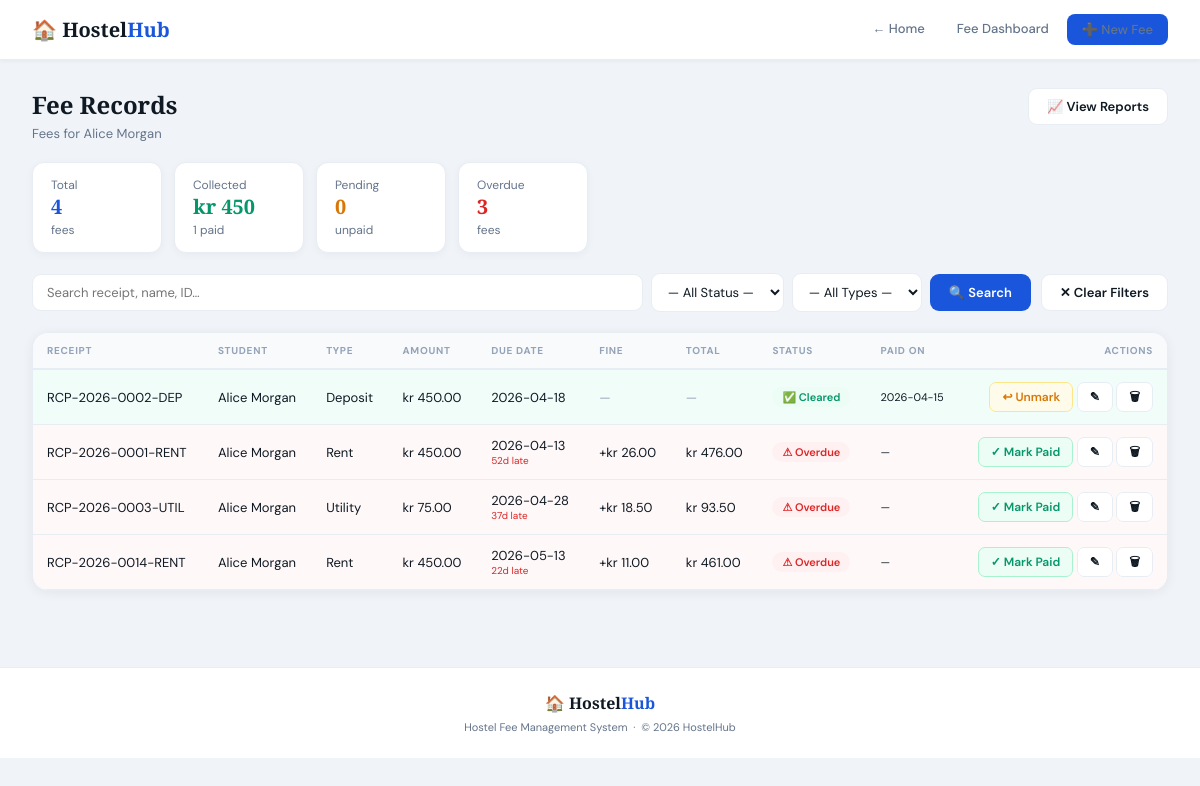
/Fee module/index.php?student_id=1 (signed in), run on the app's committed database.
### tables this page shows
CREATE TABLE students (
    student_id     INT          NOT NULL AUTO_INCREMENT,
    student_number VARCHAR(20)  NOT NULL,
    full_name      VARCHAR(100) NOT NULL,
    email          VARCHAR(100) NOT NULL,
    date_of_birth  DATE         DEFAULT NULL,
    room_id        INT          DEFAULT NULL,
    password       VARCHAR(255) DEFAULT NULL,
    status         TINYINT(1)   NOT NULL DEFAULT 1,
    PRIMARY KEY (student_id),
    UNIQUE KEY uq_student_number (student_number),
    UNIQUE KEY uq_student_email  (email),
    CONSTRAINT fk_student_room
        FOREIGN KEY (room_id) REFERENCES rooms(room_id)
        ON UPDATE CASCADE ON DELETE SET NULL
);

CREATE TABLE IF NOT EXISTS fees (
     
     
     
    
     
     
     
     
    receipt_number VARCHAR(30) NOT NULL,
    
    
     
     
     
    
     
     
     
     
     
     
    student_id INT NOT NULL,
    
    
     
     
     
    
     
     
     
     
     
     
     
     
     
     
    fee_type ENUM('rent','deposit','utility','fine','laundry','other') NOT NULL,
    
     
     
     
     
     
    amount DECIMAL(10,2) NOT NULL,
    
     
     
     
     
     
     
    due_date DATE NOT NULL,
    
    
     
     
     
    
     
     
     
     
     
     
     
    is_paid TINYINT(1) NOT NULL DEFAULT 0,
    
     
     
     
     
     
     
     
     
    paid_at TIMESTAMP NULL,
    
     
     
     
     
     
     
     
     
     
     
    payment_method VARCHAR(20) NULL,
    
    
     
     
     
    
     
     
     
     
     
     
    fine_rate DECIMAL(5,2) NOT NULL DEFAULT 0.50,
    
    
     
     
     
    
     
     
     
     
     
    is_active TINYINT(1) NOT NULL DEFAULT 1,
    
     
     
     
     
     
    deleted_at DATETIME NULL DEFAULT NULL,
    
     
     
     
     
     
     
     
     
     
    deleted_reason VARCHAR(255) NULL DEFAULT NULL,
    
    
     
     
     
    
     
     
     
     
     
     
     
     
    created_at TIMESTAMP NOT NULL DEFAULT CURRENT_TIMESTAMP,
    
     
     
     
     
     
     
     
     
     
    updated_at TIMESTAMP NOT NULL DEFAULT CURRENT_TIMESTAMP ON UPDATE CURRENT_TIMESTAMP,

     
     
     
    
     
    PRIMARY KEY (receipt_number),
    
     
    CONSTRAINT fk_fee_student
        FOREIGN KEY (student_id) REFERENCES students(student_id)
        ON UPDATE CASCADE      
        ON DELETE RESTRICT     
        
);

### Fee module/index.php (the view, shortened to what this page needs)
<?php
require_once __DIR__ . '/../includes/db.php';
$isAdmin = ($_SESSION['role'] ?? '') === 'admin';
$today   = new DateTime();
$search            = trim($_GET['search'] ?? '');
$filterStudentId   = isset($_GET['student_id']) ? (int)$_GET['student_id'] : 0;
$filterStatus      = $_GET['filter']    ?? '';
$filterType        = $_GET['fee_type']  ?? '';
$filterStudentName = '';
if ($filterStudentId) {
    $sRow = $db->prepare("SELECT full_name FROM students WHERE student_id = ?");
    $sRow->execute([$filterStudentId]);
    $filterStudentName = $sRow->fetchColumn() ?: '';
}
$where  = ["f.is_active = 1"];
$params = [];
if ($filterStudentId) {
    $where[] = "f.student_id = ?";
    $params[] = $filterStudentId;
}
$sql  = "SELECT f.*, s.full_name, s.student_number FROM fees f LEFT JOIN students s ON s.student_id = f.student_id";
$sql .= " WHERE " . implode(" AND ", $where);
$sql .= " ORDER BY f.created_at DESC";
$stmt = $db->prepare($sql);
$stmt->execute($params);
$fees = $stmt->fetchAll(PDO::FETCH_ASSOC);
$cnt = [
    'total'=>count($fees),
    'paid'=>0,
    'unpaid'=>0,
    'overdue'=>0,
    'total_amt'=>0,
    'paid_amt'=>0,
    'outstanding'=>0
];
$FINE_RATE = 0.50;
foreach ($fees as $f) {
    $due = new DateTime($f['due_date']);
    $cnt['total_amt'] += $f['amount'];
    if ($f['is_paid']) {
        $cnt['paid']++;
        $cnt['paid_amt'] += $f['amount'];
    } elseif ($today > $due) {
        $cnt['overdue']++;
        $days = $due->diff($today)->days;
        $fine = $days * ($f['fine_rate'] ?? $FINE_RATE);
        $cnt['outstanding'] += $f['amount'] + $fine;
    } else {
        $cnt['unpaid']++;
        $cnt['outstanding'] += $f['amount'];
    }
}
?>
<!DOCTYPE html>
<html lang="en">
<head>
<link rel="stylesheet" href="https://cdn.jsdelivr.net/npm/flatpickr/dist/flatpickr.min.css">
</head>
<body>
<nav class="topnav">
    <div class="brand">🏠 Hostel<span>Hub</span></div>
    <div class="nav-links">
        <a href="../dashboard.php">← Home</a>
        <a href="dashboard.php">Fee Dashboard</a>
        <?php if ($isAdmin): ?>
        <a href="add.php" class="btn btn-primary">➕ New Fee</a>
        <?php endif; ?>
    </div>
</nav>
<div class="page">
    <div class="page-hdr">
        <div>
            <h2>Fee Records</h2>
            <p><?= $filterStudentName ? 'Fees for ' . htmlspecialchars($filterStudentName) : 'All active fee records' ?></p>
        </div>
        <a href="report.php" class="btn btn-ghost">📈 View Reports</a>
    </div>
    <div class="stat-strip">
        <div class="stat-chip s-blue">
            <span class="label">Total</span>
            <strong><?= $cnt['total'] ?></strong>
            <span class="label">fees</span>
        </div>
        <div class="stat-chip s-green">
            <span class="label">Collected</span>
            <strong>kr <?= number_format($cnt['paid_amt'],0) ?></strong>
            <span class="label"><?= $cnt['paid'] ?> paid</span>
        </div>
        <div class="stat-chip s-amber">
            <span class="label">Pending</span>
            <strong><?= $cnt['unpaid'] ?></strong>
            <span class="label">unpaid</span>
        </div>
        <div class="stat-chip s-red">
            <span class="label">Overdue</span>
            <strong><?= $cnt['overdue'] ?></strong>
            <span class="label">fees</span>
        </div>
    </div>
    <div class="filter-row">
        <form method="GET" style="flex:1;">
            <input type="text" name="search" placeholder="Search receipt, name, ID…" value="<?= htmlspecialchars($search) ?>">
            <select name="filter" onchange="this.form.submit()">
                <option value="">— All Status —</option>
            </select>
            <select name="fee_type" onchange="this.form.submit()">
                <option value="">— All Types —</option>
            </select>
            <button type="submit" class="btn btn-primary">🔍 Search</button>
        </form>
        <?php if ($search || $filterStatus || $filterType || $filterStudentId): ?>
        <a href="index.php" class="btn btn-ghost">✕ Clear Filters</a>
        <?php endif; ?>
    </div>
    <?php if (!empty($fees)): ?>
    <div class="table-wrap">
        <table>
            <thead>
                <tr>
                    <th>Receipt</th>
                    <th>Student</th>
                    <th>Type</th>
                    <th>Amount</th>
                    <th>Due Date</th>
                    <th>Fine</th>
                    <th>Total</th>
                    <th>Status</th>
                    <th>Paid On</th>
                    <th style="text-align:right;">Actions</th>
                </tr>
            </thead>
            <tbody>
            <?php foreach ($fees as $f):
                $due = new DateTime($f['due_date']);
                $isOverdue = ($today > $due && !$f['is_paid']);
                $fine = 0;
                if ($isOverdue) {
                    $days = $due->diff($today)->days;
                    $fine = $days * ($f['fine_rate'] ?? 0.50);
                }
                $total = $f['amount'] + $fine;
            ?>
            <tr id="row-<?= htmlspecialchars($f['receipt_number']) ?>"
                class="<?= $f['is_paid'] ? 'row-cleared' : ($isOverdue ? 'row-late' : '') ?>"
                data-receipt="<?= htmlspecialchars($f['receipt_number']) ?>"
                data-amount="<?= $f['amount'] ?>"
                data-fine-rate="<?= $f['fine_rate'] ?? 0.50 ?>"
                data-due="<?= $f['due_date'] ?>"
                data-is-paid="<?= $f['is_paid'] ? '1' : '0' ?>"
                data-paid-at="<?= $f['paid_at'] ?? '' ?>">
                <td class="mono"><?= htmlspecialchars($f['receipt_number']) ?></td>
                <td><?= htmlspecialchars($f['full_name'] ?? '—') ?></td>
                <td><?= ucfirst(htmlspecialchars($f['fee_type'])) ?></td>
                <td class="mono">kr <?= number_format($f['amount'], 2) ?></td>
                <td id="due-<?= htmlspecialchars($f['receipt_number']) ?>">
                    <?php if ($isOverdue): ?>
                        <?= $f['due_date'] ?>
                        <div style="font-size:10px;color:var(--danger);" class="days-late">
                            <?= $due->diff($today)->days ?>d late
                        </div>
                    <?php else: ?>
                        <?= $f['due_date'] ?>
                    <?php endif; ?>
                </td>
                <td id="fine-<?= htmlspecialchars($f['receipt_number']) ?>" class="mono">
                    <?php if ($fine > 0): ?>
                        +kr <?= number_format($fine, 2) ?>
                    <?php else: ?>
                        <span style="color:var(--faint);">—</span>
                    <?php endif; ?>
                </td>
                <td id="total-<?= htmlspecialchars($f['receipt_number']) ?>" class="mono">
                    <?php if ($f['is_paid']): ?>
                        <span style="color:var(--faint);">—</span>
                    <?php else: ?>
                        kr <?= number_format($total, 2) ?>
                    <?php endif; ?>
                </td>
                <td id="status-<?= htmlspecialchars($f['receipt_number']) ?>">
                    <?php if ($f['is_paid']): ?>
                        <span class="badge b-cleared">✅ Cleared</span>
                    <?php elseif ($isOverdue): ?>
                        <span class="badge b-overdue">⚠ Overdue</span>
                    <?php else: ?>
                        <span class="badge b-unpaid">⏳ Unpaid</span>
                    <?php endif; ?>
                </td>
                <td id="paidat-<?= htmlspecialchars($f['receipt_number']) ?>" style="font-size:11px;">
                    <?php if ($f['paid_at']): ?>
                        <?= substr($f['paid_at'], 0, 10) ?>
                    <?php else: ?>
                        —
                    <?php endif; ?>
                </td>
                <td style="text-align:right;">
                    <button type="button" class="btn-pay-toggle <?= $f['is_paid'] ? 'state-unpay' : 'state-pay' ?>"
                            data-receipt="<?= htmlspecialchars($f['receipt_number']) ?>"
                            onclick="togglePay(this)"
                            title="<?= $f['is_paid'] ? 'Click to mark as unpaid' : 'Click to mark as paid' ?>">
                        <?= $f['is_paid'] ? '↩ Unmark' : '✓ Mark Paid' ?>
                    </button>
                    <?php if ($isAdmin): ?>
                    <a href="edit.php?id=<?= urlencode($f['receipt_number']) ?>" class="btn-edit" title="Edit">✎</a>
                    <?php endif; ?>
                    <?php if ($isAdmin): ?>
                    <a href="delete.php?id=<?= urlencode($f['receipt_number']) ?>" class="btn-delete" title="Delete">🗑</a>
                    <?php endif; ?>
                </td>
            </tr>
            <?php endforeach; ?>
            </tbody>
        </table>
    </div>
    <?php else: ?>
    <div class="no-data">
        <p>No fees found matching your filters.</p>
    </div>
    <?php endif; ?>
</div>
<footer style="
    background:#fff;
    border-top:1px solid #e8edf3;
    margin-top:48px;
    padding:24px 32px;
    text-align:center;
    font-family:'DM Sans',sans-serif;
">
    <div style="max-width:1100px;margin:0 auto;">
        <div style="display:flex;align-items:center;justify-content:center;gap:8px;margin-bottom:6px;">
            <span style="font-family:'Playfair Display',serif;font-size:16px;font-weight:700;color:#0f1923;">🏠 Hostel<span style="color:#1a56db;">Hub</span></span>
        </div>
        <p style="font-size:11px;color:#64748b;margin:0;">
            Hostel Fee Management System &nbsp;·&nbsp; &copy; <?= date('Y') ?> HostelHub
        </p>
    </div>
</footer>
</body>
</html>

### data on the page
students: full_name "Alice Morgan"
fees: receipt_number "RCP-2026-0002-DEP", student.full_name "Alice Morgan", fee_type "Deposit", amount "450.00", due_date "2026-04-18", is_paid "✅ Cleared", paid_at "2026-04-15"
fees: receipt_number "RCP-2026-0001-RENT", student.full_name "Alice Morgan", fee_type "Rent", amount "450.00", due_date "2026-04-13", due_date "52", fine "26.00", total "476.00", is_paid "⚠ Overdue"
fees: receipt_number "RCP-2026-0003-UTIL", student.full_name "Alice Morgan", fee_type "Utility", amount "75.00", due_date "2026-04-28", due_date "37", fine "18.50", total "93.50", is_paid "⚠ Overdue"
fees: receipt_number "RCP-2026-0014-RENT", student.full_name "Alice Morgan", fee_type "Rent", amount "450.00", due_date "2026-05-13", due_date "22", fine "11.00", total "461.00", is_paid "⚠ Overdue"

### other printed values
$cnt['total'] "4"
$cnt['paid_amt'] "450"
$cnt['paid'] "1"
$cnt['unpaid'] "0"
$cnt['overdue'] "3"
